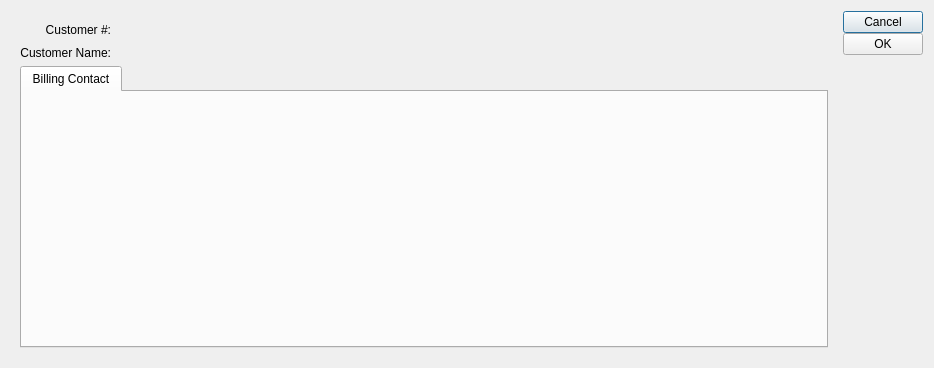
<ui version="4.0" >
 <class>retailCustomer</class>
 <widget class="QDialog" name="retailCustomer" >
  <property name="geometry" >
   <rect>
    <x>0</x>
    <y>0</y>
    <width>934</width>
    <height>368</height>
   </rect>
  </property>
  <property name="sizePolicy" >
   <sizepolicy vsizetype="Fixed" hsizetype="Fixed" >
    <horstretch>0</horstretch>
    <verstretch>0</verstretch>
   </sizepolicy>
  </property>
  <property name="windowTitle" >
   <string>Cash Register</string>
  </property>
  <property name="schemaName" stdset="0" >
   <string notr="true">xtpos</string>
  </property>
  <property name="tableName" stdset="0" >
   <string notr="true">api_cashregister</string>
  </property>
  <property name="primaryKeyColumns" stdset="0" >
   <number>2</number>
  </property>
  <property name="screenTitle" stdset="0" >
   <string/>
  </property>
  <layout class="QGridLayout" name="gridLayout_3" >
   <item row="0" column="0" >
    <widget class="Screen" name="_customer" >
     <property name="schemaName" >
      <string notr="true">api</string>
     </property>
     <property name="tableName" >
      <string notr="true">customer</string>
     </property>
     <layout class="QGridLayout" name="gridLayout_2" >
      <item row="0" column="0" >
       <widget class="QLabel" name="_numberLit" >
        <property name="text" >
         <string>Customer #:</string>
        </property>
        <property name="alignment" >
         <set>Qt::AlignRight|Qt::AlignTrailing|Qt::AlignVCenter</set>
        </property>
       </widget>
      </item>
      <item row="0" column="1" >
       <widget class="XLineEdit" name="_number" >
        <property name="sizePolicy" >
         <sizepolicy vsizetype="Fixed" hsizetype="Preferred" >
          <horstretch>0</horstretch>
          <verstretch>0</verstretch>
         </sizepolicy>
        </property>
        <property name="fieldName" >
         <string notr="true">customer_number</string>
        </property>
       </widget>
      </item>
      <item row="0" column="2" >
       <spacer name="horizontalSpacer" >
        <property name="orientation" >
         <enum>Qt::Horizontal</enum>
        </property>
        <property name="sizeHint" stdset="0" >
         <size>
          <width>325</width>
          <height>20</height>
         </size>
        </property>
       </spacer>
      </item>
      <item row="1" column="0" >
       <widget class="QLabel" name="_nameLit" >
        <property name="text" >
         <string>Customer Name:</string>
        </property>
        <property name="alignment" >
         <set>Qt::AlignRight|Qt::AlignTrailing|Qt::AlignVCenter</set>
        </property>
       </widget>
      </item>
      <item row="1" column="1" colspan="2" >
       <widget class="XLineEdit" name="_name" >
        <property name="fieldName" >
         <string notr="true">customer_name</string>
        </property>
       </widget>
      </item>
      <item row="2" column="0" colspan="3" >
       <widget class="QTabWidget" name="_tab" >
        <property name="currentIndex" >
         <number>0</number>
        </property>
        <widget class="QWidget" name="_contactPage" >
         <attribute name="title" >
          <string>Billing Contact</string>
         </attribute>
         <layout class="QGridLayout" name="gridLayout" >
          <item row="0" column="0" >
           <widget class="ContactWidget" name="_billingContact" >
            <property name="accountVisible" >
             <bool>false</bool>
            </property>
            <property name="ownerEnabled" >
             <bool>false</bool>
            </property>
            <property name="activeVisible" >
             <bool>false</bool>
            </property>
            <property name="initialsVisible" >
             <bool>false</bool>
            </property>
            <property name="fieldNameChange" >
             <string notr="true">billing_contact_change</string>
            </property>
            <property name="fieldNameNumber" >
             <string notr="true">billing_contact_number</string>
            </property>
            <property name="fieldNameFirst" >
             <string notr="true">billing_contact_first</string>
            </property>
            <property name="fieldNameMiddle" >
             <string notr="true">billing_contact_middle</string>
            </property>
            <property name="fieldNameLast" >
             <string notr="true">billing_contact_last</string>
            </property>
            <property name="fieldNameSuffix" >
             <string notr="true">billing_contact_suffix</string>
            </property>
            <property name="fieldNameTitle" >
             <string notr="true">billing_contact_job_title</string>
            </property>
            <property name="fieldNamePhone" >
             <string notr="true">billing_contact_voice</string>
            </property>
            <property name="fieldNamePhone2" >
             <string notr="true">billing_contact_alternate</string>
            </property>
            <property name="fieldNameFax" >
             <string notr="true">billing_contact_fax</string>
            </property>
            <property name="fieldNameEmailAddress" >
             <string notr="true">billing_contact_email</string>
            </property>
            <property name="fieldNameWebAddress" >
             <string notr="true">billing_contact_web</string>
            </property>
            <property name="fieldNameAddressChange" stdset="0" >
             <string notr="true">billing_contact_address_change</string>
            </property>
            <property name="fieldNameAddressNumber" stdset="0" >
             <string notr="true">billing_contact_address_number</string>
            </property>
            <property name="fieldNameLine1" >
             <string notr="true">billing_contact_address1</string>
            </property>
            <property name="fieldNameLine2" >
             <string notr="true">billing_contact_address2</string>
            </property>
            <property name="fieldNameLine3" >
             <string notr="true">billing_contact_address3</string>
            </property>
            <property name="fieldNameCity" >
             <string notr="true">billing_contact_city</string>
            </property>
            <property name="fieldNameState" >
             <string notr="true">billing_contact_state</string>
            </property>
            <property name="fieldNamePostalCode" >
             <string notr="true">billing_contact_postalcode</string>
            </property>
            <property name="fieldNameCountry" >
             <string notr="true">billing_contact_country</string>
            </property>
           </widget>
          </item>
         </layout>
        </widget>
       </widget>
      </item>
     </layout>
    </widget>
   </item>
   <item row="0" column="1" >
    <layout class="QVBoxLayout" >
     <item>
      <layout class="QVBoxLayout" >
       <property name="spacing" >
        <number>0</number>
       </property>
       <item>
        <widget class="QPushButton" name="_cancel" >
         <property name="text" >
          <string>Cancel</string>
         </property>
        </widget>
       </item>
       <item>
        <widget class="QPushButton" name="_ok" >
         <property name="text" >
          <string>OK</string>
         </property>
        </widget>
       </item>
      </layout>
     </item>
     <item>
      <spacer>
       <property name="orientation" >
        <enum>Qt::Vertical</enum>
       </property>
       <property name="sizeHint" stdset="0" >
        <size>
         <width>20</width>
         <height>40</height>
        </size>
       </property>
      </spacer>
     </item>
    </layout>
   </item>
  </layout>
 </widget>
 <customwidgets>
  <customwidget>
   <class>ContactWidget</class>
   <extends></extends>
   <header>contactwidget.h</header>
  </customwidget>
  <customwidget>
   <class>Screen</class>
   <extends></extends>
   <header>screen.h</header>
   <container>1</container>
  </customwidget>
  <customwidget>
   <class>XLineEdit</class>
   <extends></extends>
   <header>xlineedit.h</header>
  </customwidget>
 </customwidgets>
 <resources/>
 <connections>
  <connection>
   <sender>_customer</sender>
   <signal>newDataWidgetMapper(XDataWidgetMapper*)</signal>
   <receiver>_billingContact</receiver>
   <slot>setDataWidgetMap(XDataWidgetMapper*)</slot>
   <hints>
    <hint type="sourcelabel" >
     <x>594</x>
     <y>17</y>
    </hint>
    <hint type="destinationlabel" >
     <x>420</x>
     <y>223</y>
    </hint>
   </hints>
  </connection>
  <connection>
   <sender>_customer</sender>
   <signal>newDataWidgetMapper(XDataWidgetMapper*)</signal>
   <receiver>_number</receiver>
   <slot>setDataWidgetMap(XDataWidgetMapper*)</slot>
   <hints>
    <hint type="sourcelabel" >
     <x>344</x>
     <y>22</y>
    </hint>
    <hint type="destinationlabel" >
     <x>243</x>
     <y>29</y>
    </hint>
   </hints>
  </connection>
  <connection>
   <sender>_customer</sender>
   <signal>newDataWidgetMapper(XDataWidgetMapper*)</signal>
   <receiver>_name</receiver>
   <slot>setDataWidgetMap(XDataWidgetMapper*)</slot>
   <hints>
    <hint type="sourcelabel" >
     <x>512</x>
     <y>16</y>
    </hint>
    <hint type="destinationlabel" >
     <x>434</x>
     <y>65</y>
    </hint>
   </hints>
  </connection>
 </connections>
</ui>
